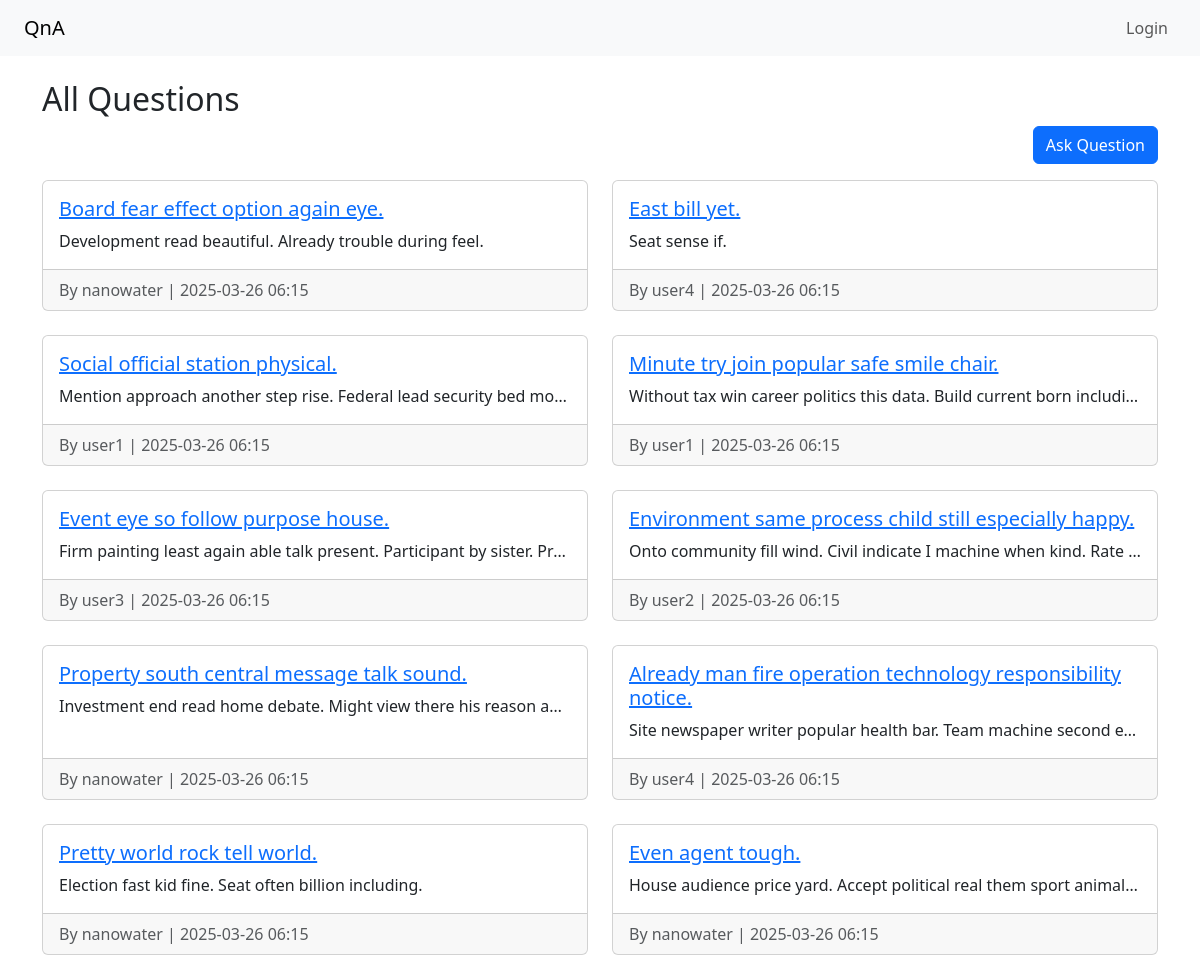
The page / on the database its author committed.
### qa/models.py (models this page shows, shortened)
class Question(models.Model):
    title = models.CharField(max_length=200)
    content = models.TextField()
    author = models.ForeignKey(User, on_delete=models.CASCADE)
    created_at = models.DateTimeField(auto_now_add=True)

### qa/views.py (the view)
# urls.py: path('', views.question_list, name='question_list'),
def question_list(request):
    questions = Question.objects.order_by('-created_at')
    return render(request, 'qa/question_list.html', {'questions': questions})

### qa/templates/qa/question_list.html
{% extends 'qa/base.html' %} {% block content %}
<h2>All Questions</h2>
<div class="d-flex justify-content-end mb-3">
    <a href="{% url 'ask_question' %}" class="btn btn-primary">Ask Question</a>
</div>
<div class="row row-cols-1 row-cols-md-2 g-4">
    {% for question in questions %}
    <div class="col">
        <div class="card h-100">
            <div class="card-body">
                <h5 class="card-title">
                    <a href="{% url 'question_detail' question.pk %}">{{ question.title }}</a>
                </h5>
                <p class="card-text text-truncate">{{ question.content }}</p>
            </div>
            <div class="card-footer text-muted">By {{ question.author.username }} | {{ question.created_at|date:"Y-m-d H:i" }}</div>
        </div>
    </div>
    {% empty %}
    <p>No questions yet.</p>
    {% endfor %}
</div>
{% endblock %}

### qa/templates/qa/base.html (shortened to what this page needs)
<!DOCTYPE html>
<html lang="en">
    <head>
        <link href="https://cdn.jsdelivr.net/npm/bootstrap@5.3.2/dist/css/bootstrap.min.css" rel="stylesheet" />
    </head>
    <body>
        <nav class="navbar navbar-expand-lg navbar-light bg-light px-4">
            <a class="navbar-brand" href="/">QnA </a>
            <div class="collapse navbar-collapse">
                <ul class="navbar-nav ms-auto">
                    {% if user.is_authenticated %}
                    <li class="nav-item">
                        <span class="nav-link">👤 {{ user.username }}</span>
                    </li>
                    <li class="nav-item">
                        <a class="nav-link" href="{% url 'ask_question' %}">Ask Question</a>
                    </li>
                    <li class="nav-item">
                        <form action="{% url 'logout' %}" method="post" class="d-inline">
                            {% csrf_token %}
                            <button type="submit" class="btn btn-link nav-link" style="display: inline">Logout</button>
                        </form>
                    </li>
                    {% else %}
                    <li class="nav-item">
                        <a class="nav-link" href="{% url 'login' %}">Login</a>
                    </li>
                    {% endif %}
                </ul>
            </div>
        </nav>
        <div class="container mt-4">{% block content %} {% endblock %}</div>
    </body>
</html>

### rows shown on the page
Question: title "Board fear effect option again eye.", content "Development read beautiful. Already trouble during feel.", author.username "nanowater", created_at "2025-03-26 06:15"
Question: title "East bill yet.", content "Seat sense if.", author.username "user4", created_at "2025-03-26 06:15"
Question: title "Social official station physical.", content "Mention approach another step rise. Federal lead security bed mo…", author.username "user1", created_at "2025-03-26 06:15"
Question: title "Minute try join popular safe smile chair.", content "Without tax win career politics this data. Build current born includi…", author.username "user1", created_at "2025-03-26 06:15"
Question: title "Event eye so follow purpose house.", content "Firm painting least again able talk present. Participant by sister. Pr…", author.username "user3", created_at "2025-03-26 06:15"
Question: title "Environment same process child still especially happy.", content "Onto community fill wind. Civil indicate I machine when kind. Rate…", author.username "user2", created_at "2025-03-26 06:15"
Question: title "Property south central message talk sound.", content "Investment end read home debate. Might view there his reason a…", author.username "nanowater", created_at "2025-03-26 06:15"
Question: title "Already man fire operation technology responsibility notice.", content "Site newspaper writer popular health bar. Team machine second e…", author.username "user4", created_at "2025-03-26 06:15"
Question: title "Pretty world rock tell world.", content "Election fast kid fine. Seat often billion including.", author.username "nanowater", created_at "2025-03-26 06:15"
Question: title "Even agent tough.", content "House audience price yard. Accept political real them sport animal…", author.username "nanowater", created_at "2025-03-26 06:15"
